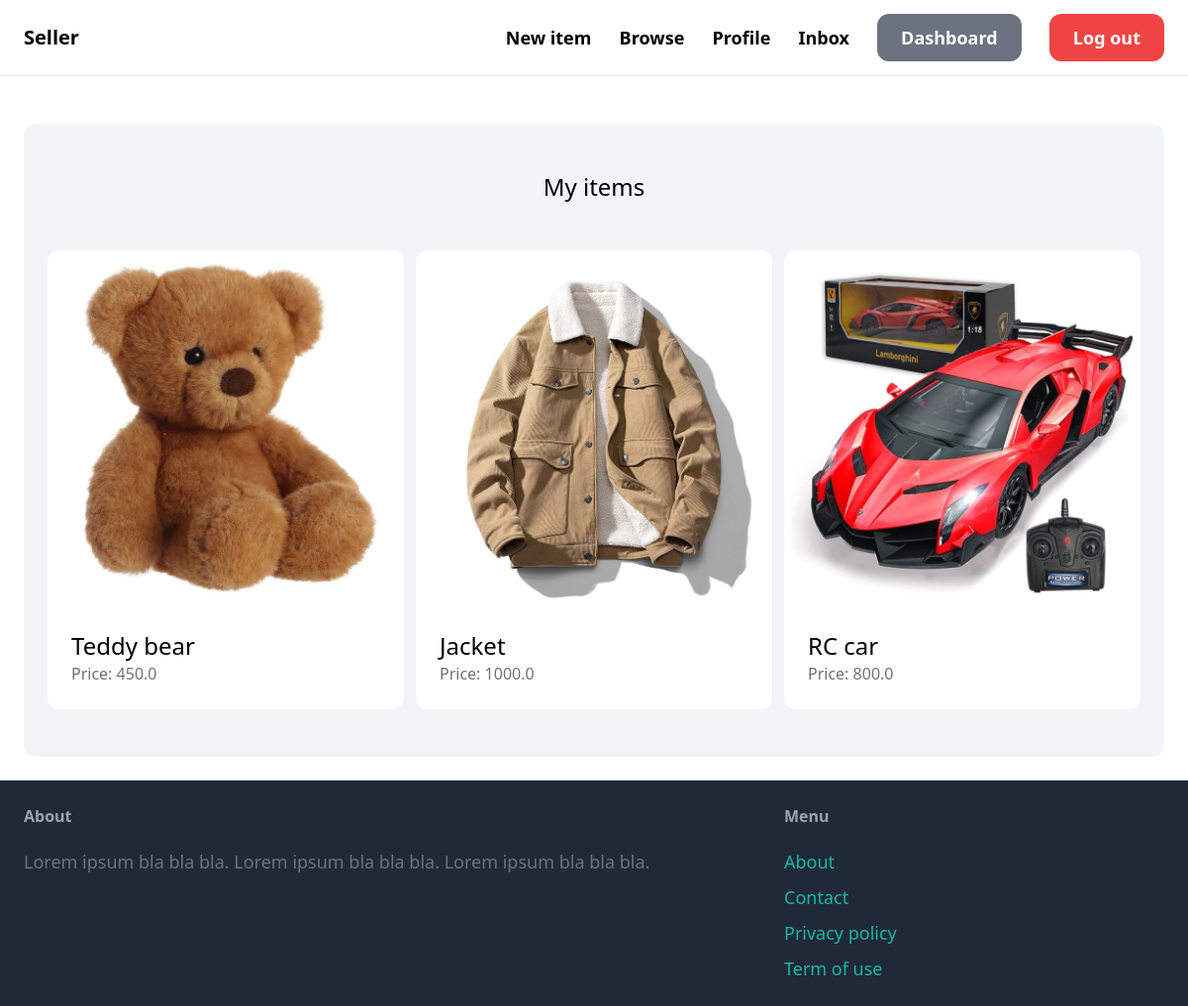
The page /dashboard/ (signed in) on the database its author committed.
### item/models.py (models this page shows, shortened)
class Item(models.Model):
    category = models.ForeignKey(Category, related_name='items', on_delete=models.CASCADE)
    name = models.CharField(max_length=255)
    description = models.TextField(blank=True, null=True)
    price = models.FloatField()
    image = models.ImageField(upload_to='item_images')
    is_sold = models.BooleanField(default=False)
    created_by = models.ForeignKey(User, related_name='items', on_delete=models.CASCADE)
    created_at = models.DateTimeField(auto_now_add=True)

### dashboard/views.py (the view)
# urls.py: path('', views.index, name='index'),
@login_required
def index(request):
    items = Item.objects.filter(created_by=request.user)
    return render(request, 'dashboard/index.html', {
        'items': items,
    })

### dashboard/templates/dashboard/index.html (shortened to what this page needs)
{% extends 'core/base.html' %}
{% block content %}
<div class="mt-6 px-6 py-12 bg-gray-100 rounded-xl">
    <h2 class="mb-12 text-2xl text-center">My items</h2>
    <div class="grid grid-cols-3 gap-3">
        {% for item in items %}
        <div>
            <a href="{% url 'item:detail' item.id %}">
                <div>
                    <img src="{{ item.image.url }}" class="rounded-t-xl">
                </div>
                <div class="p-6 bg-white rounded-b-xl">
                    <h2 class="text-2xl">{{ item.name }}</h2>
                    <p class="text-gray-500">Price: {{ item.price }}</p>
                </div>
            </a>
        </div>
        {% endfor %}
    </div>
</div>
{% endblock  %}

### rows shown on the page
Item: image (picture), name "Teddy bear", price "450.0"
Item: image (picture), name "Jacket", price "1000.0"
Item: image (picture), name "RC car", price "800.0"
